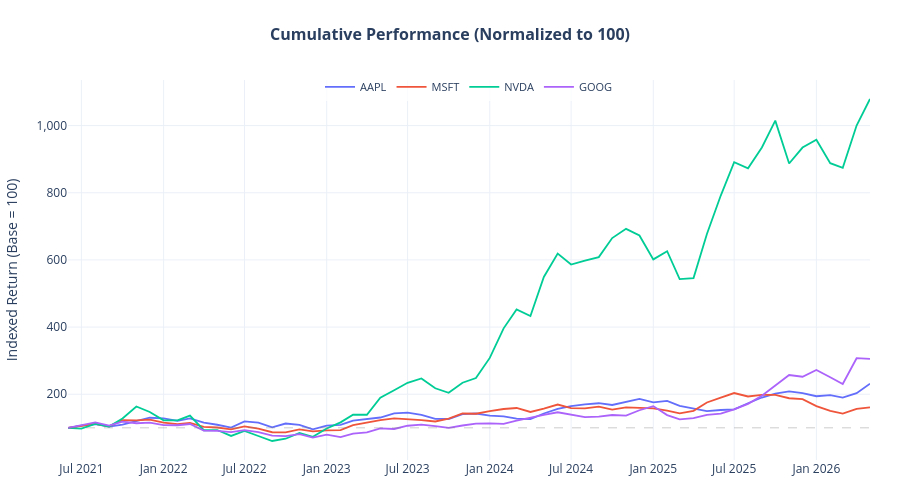

The cell this chart's notebook holds for it:
### Markdown cell above
# Chart 1: Cumulative performance

### Code cell
import plotly.graph_objects as go

fig = go.Figure()

for i, ticker in enumerate(TICKERS):
    if ticker not in clean_dfs:
        continue
    df = clean_dfs[ticker].dropna(subset=['Close'])

    # Normalize to 100 at first data point
    normalized = (df['Close'] / df['Close'].iloc[0]) * 100

    fig.add_trace(go.Scatter(
        x=df.index,
        y=normalized,
        name=ticker,
        mode='lines',
        line=dict(width=1.8),
        hovertemplate='%{x|%b %Y}<br>' + ticker + ': %{y:.1f}<extra></extra>',
    ))

# Reference line at 100
fig.add_hline(
    y=100,
    line_dash='dash',
    line_color='grey',
    line_width=0.8,
    opacity=0.5,
)

fig.update_layout(
    title=dict(
        text='<b>Cumulative Performance (Normalized to 100)</b>',
        x=0.5,
        xanchor='center',
        font=dict(size=16),
    ),
    template='plotly_white',
    height=500,
    hovermode='x unified',
    yaxis=dict(
        title='Indexed Return (Base = 100)',
        tickformat=',.0f',
    ),
    legend=dict(
        orientation='h',
        y=1.02, x=0.5, xanchor='center',
        font=dict(size=11),
        bgcolor='rgba(255,255,255,0.8)',
    ),
    margin=dict(l=60, r=30, t=80, b=40),
)
fig.update_xaxes(rangeslider_visible=False)

fig.show()

fig.write_html('outputs/charts/chart1_performance.html', include_plotlyjs='cdn')
try:
    fig.write_image('outputs/charts/chart1_performance.png', scale=2)
    print('✅ Saved: outputs/charts/chart1_performance.png')
except Exception as e:
    print(f'ℹ️  PNG skipped: {e}')
